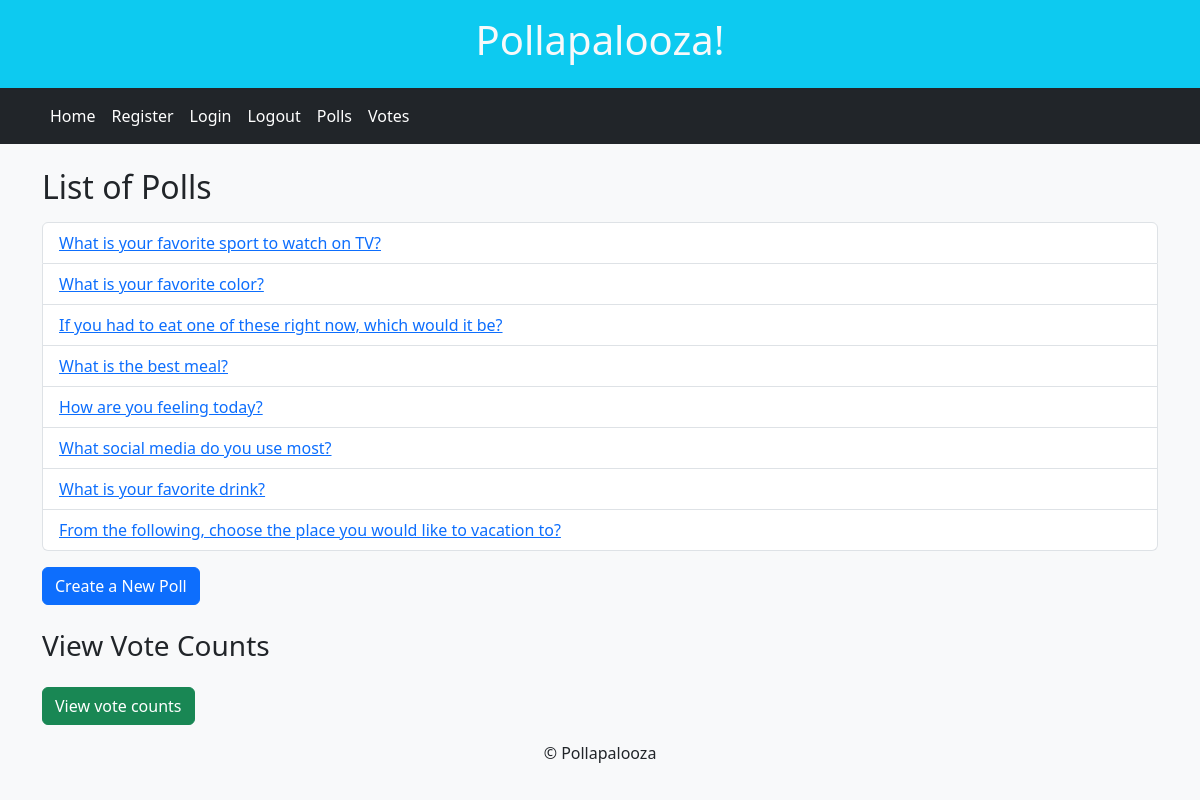
The page /polls (signed in) on the database its author committed.
### tables this page shows
CREATE TABLE polls (
            id INTEGER PRIMARY KEY,
            question TEXT NOT NULL
        );

### app.py (the view)
@app.route('/polls')
def list_polls():
    polls = db.get_all_polls()
    return render_template('poll_list.html', polls=polls, poll_id=None)

### app.py (called while the page is built)
@app.context_processor
def inject_db_functions():
    def get_vote_count(option_id):
        return db.get_vote_count(option_id)
    return dict(
        get_vote_count=get_vote_count
    )

### db.py (called while the page is built)
def get_db():
    conn = sqlite3.connect(DATABASE)
    return conn

def get_all_polls():
    conn = get_db()
    cursor = conn.cursor()
    cursor.execute("SELECT id, question FROM polls")
    polls = cursor.fetchall()
    conn.close()
    return polls

### templates/poll_list.html (shortened to what this page needs)
{% extends "base.html" %}
{% block content %}
    <h2 class="mb-3">List of Polls</h2>
    <ul class="list-group">
        {% for poll in polls %}
            <li class="list-group-item">
                <a href="{{ url_for('view_poll', poll_id=poll[0]) }}">{{ poll[1] }}</a>
            </li>
        {% endfor %}
    </ul>
    <a class="btn btn-primary mt-3" href="{{ url_for('create_poll') }}">Create a New Poll</a>
    <h3 class="mt-4">View Vote Counts</h3>
    <a href="{{ url_for('votes') }}" class="btn btn-success mt-3">View vote counts</a>
{% endblock %}

### rows shown on the page
polls: question "What is your favorite sport to watch on TV?"
polls: question "What is your favorite color?"
polls: question "If you had to eat one of these right now, which would it be?"
polls: question "What is the best meal?"
polls: question "How are you feeling today?"
polls: question "What social media do you use most?"
polls: question "What is your favorite drink?"
polls: question "From the following, choose the place you would like to vacation to?"
